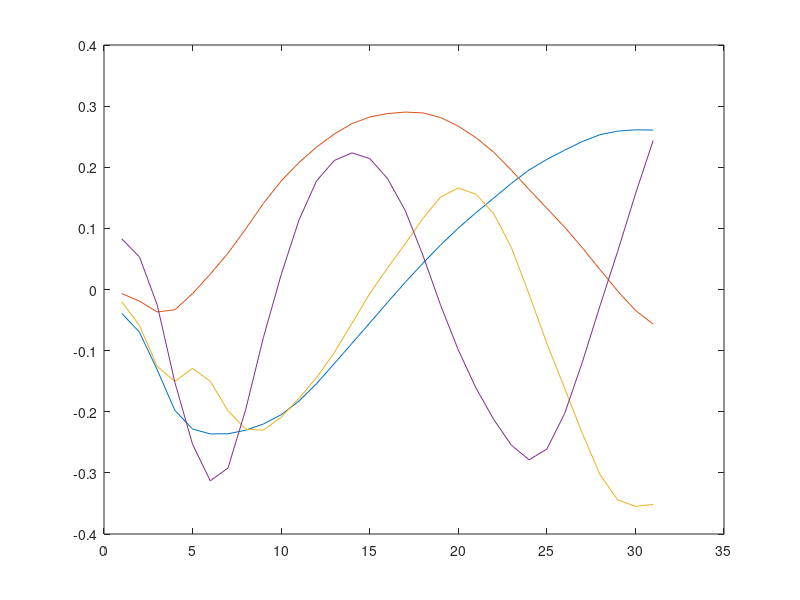
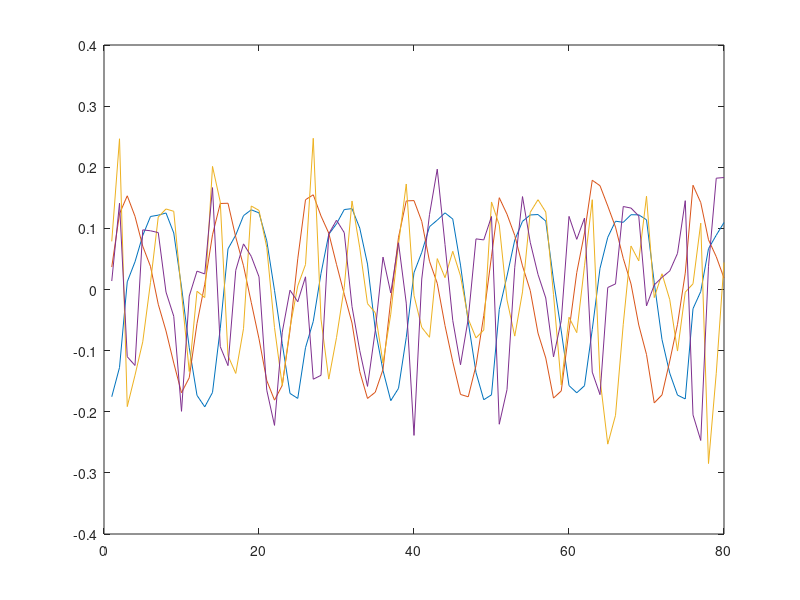
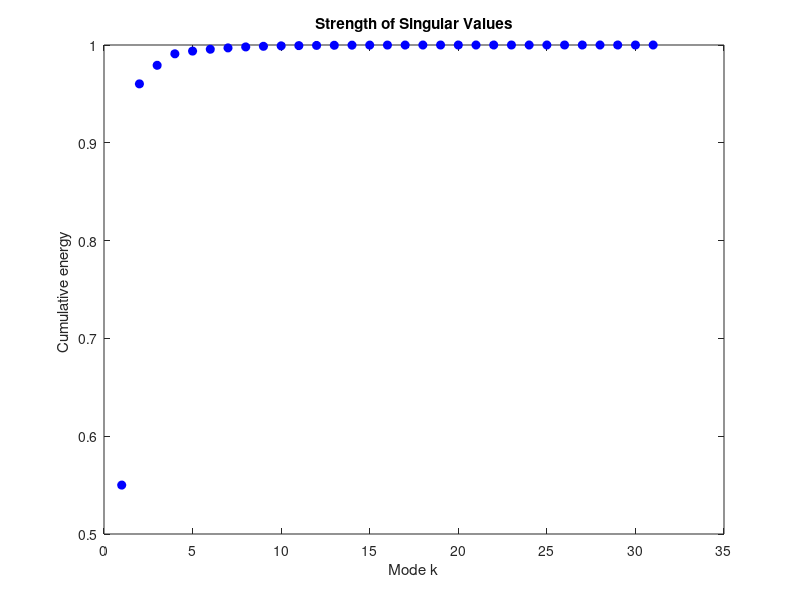
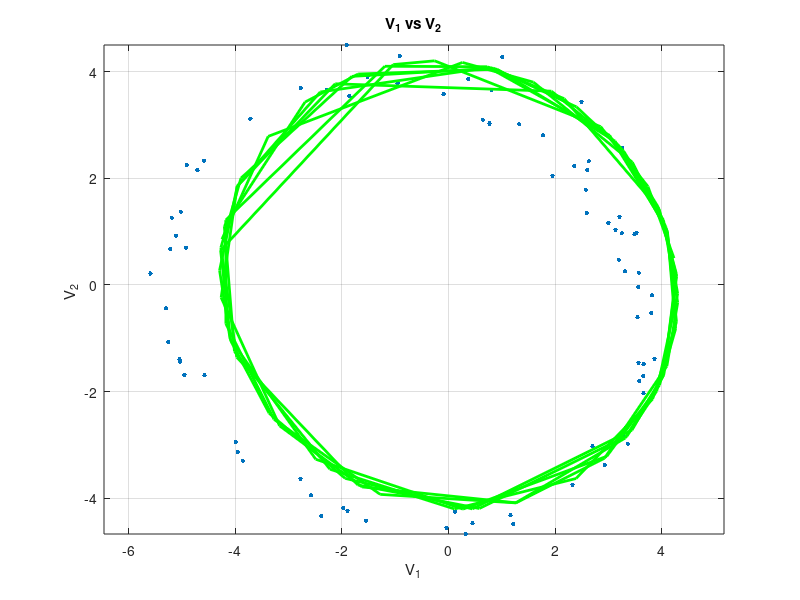

These figures' MATLAB source, in order:
%% Part 2

load('fluidE.mat'); 

[m, n] = size(XX); 

dx = diff(XX, 1, 1);  
dy = diff(YY, 1, 1);  
phi = atan2(dy, dx);
phi_unwrapped = zeros(size(phi));

for i = 1:n
    phi_unwrapped(:,i) = unwrap(phi(:,i));
end

delta_s = space_scale; % Distance between two adjacent points in micrometers 
delta_t = time_scale;  % Time between frames in seconds

s = (0:size(phi_unwrapped,1)-1)' * delta_s; % Position where phi is defined
t = (0:n-1)' * delta_t; % When phi is calculated                   

figure;
pcolor(s, t, phi_unwrapped');
shading flat;
colormap(jet);
colorbar;
xlabel('(\mum): Position along the flagellum where \phi(s,t) is measured', 'FontSize', 12);
ylabel('Time t (s): Time at which \phi(s,t) is calculated', 'FontSize', 12);
title('Kymograph of Flagellar Tangent Angles \phi(s,t)', 'FontSize', 14);
axis tight;
grid off;

%% Part 3:

phi_mean = mean(phi_unwrapped, 2);
demean_phi = phi_unwrapped - phi_mean;
[U,S,V] = svd(demean_phi, 'econ');
for k = 1:4
    plot(U(:,k))
    hold on
end
for k = 1:4
    figure(2)
    plot(V(:,k))
    hold on
end
s = diag(S);
figure(3)
plot(cumsum(s.^2)./sum(s.^2), 'bo', 'MarkerFaceColor','b','MarkerSize',6)
xlabel("Mode k");  
ylabel("Cumulative energy "); 
title("Strength of Singular Values")

%% Part 4: 

V_1 = S(1,1) * V(:,1);
V_2 = S(2,2) * V(:,2);
figure;

plot(V_1, V_2, '.','MarkerFacecolor','r','Markersize', 10);
hold on;
hold off;
xlabel('V_1');
ylabel('V_2 ');
title('V_1 vs V_2');
axis equal;
grid on;
hold on;

theta = unwrap(atan2(V_2, V_1));
LstSqr_1 = [cos(theta) sin(theta)];
Soln = (LstSqr_1' * LstSqr_1)\ (LstSqr_1' * V_1);
A_1 = Soln(1,1);
B_1 = Soln(2,1);
LstSqr_2 = [cos(theta) sin(theta)];
Soln_2 = (LstSqr_2' * LstSqr_2) \ (LstSqr_2' * V_2);
A_2 = Soln_2(1,1);
B_2 = Soln_2(2,1);
V_1_fit = A_1 * cos(theta) + B_1 * sin(theta);
V_2_fit = A_2 * cos(theta) + B_2 * sin(theta);
plot(V_1_fit, V_2_fit, 'g-', 'LineWidth', 2);
hold off;


%% Part 5:

phi_recon = zeros(size(phi_unwrapped));
for k = 1:size(phi_unwrapped, 2)
    phi_recon(:,k) = phi_mean + V_1_fit(k) * U(:,1) + V_2_fit(k) * U(:,2);
end

m_spatial = size(phi_unwrapped, 1) + 1;  
n_time = size(phi_unwrapped, 2);         
X_recon = zeros(m_spatial, n_time);
Y_recon = zeros(m_spatial, n_time);
period_length = min(30, n_time);

figure;
for k = 1:min(5, period_length)
    X_orig_k = [0; cumsum(space_scale * cos(phi_unwrapped(:,k)))];
    Y_orig_k = [0; cumsum(space_scale * sin(phi_unwrapped(:,k)))];
    
    X_recon_k = [0; cumsum(space_scale * cos(phi_recon(:,k)))];
    Y_recon_k = [0; cumsum(space_scale * sin(phi_recon(:,k)))];
    
    plot(X_orig_k, Y_orig_k, 'b-');  
    hold on;
    plot(X_recon_k, Y_recon_k, 'r--');  
end
xlabel('X  (\mum)');
ylabel('Y  (\mum)');
title('1st Period: Original vs Reconstructed Flagellar Shapes');
legend('Original', 'Reconstructed');
axis equal;
grid on;
hold off;